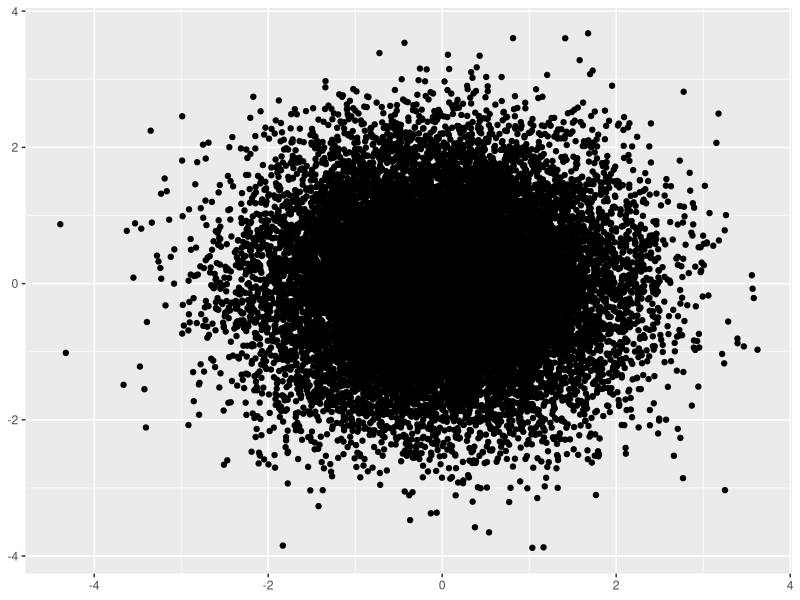
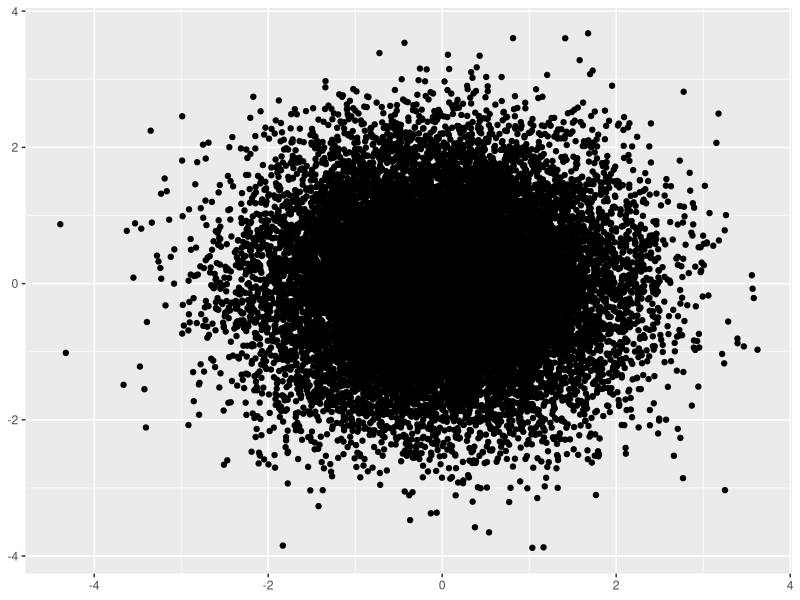

Generate these figures, in order, with R:
library(ggplot2)
df <- data.frame(x = rnorm(20000), y = rnorm(20000))
norm <- ggplot(df, aes(x, y)) + xlab(NULL) + ylab(NULL)
norm + geom_point()
ggsave("../../images/questions/q_08122020.png", width=100, height=60, units='mm')
